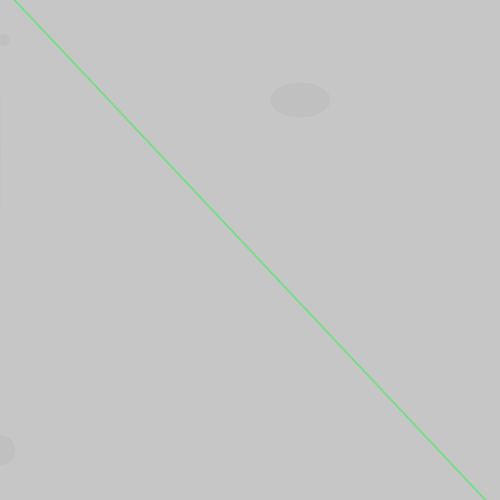
Frame 1 (no input)
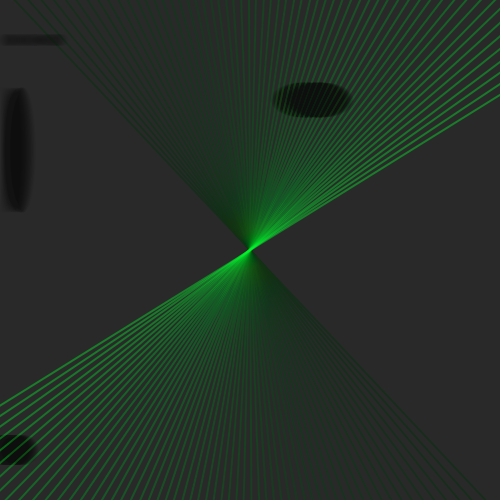
Frame 60 (the mouse pressed at the canvas centre just before this capture)
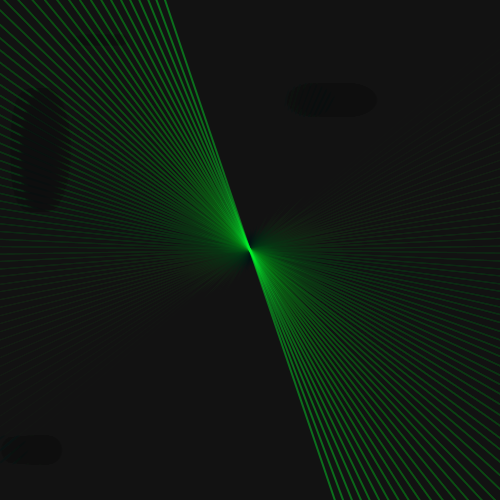
Frame 120 (the mouse held since frame 60 and released just before this capture)

The Processing sketch that drew these frames (run headless with seeded random() and noise(); from frame 60 on, the mouse is pressed at the canvas centre):

// Processing sketch: processing_3531
// ── processing_3531.pde

/*"The Radar"
por Bernardo Silva Cartilef. 
*/ 
float x = 0;//variabe a utilizar.
float a = 0.0;//tiempo. 
float rSize;//tamaño. 
 
void setup(){ 
  size(500, 500);//tamaño de sketch 
    rSize = width/2 ; // variable para medir(en este caso dividir) el ancho del objeto.  
  smooth();//suavizado. 
  loop();//ciclo.
 
} 
 
 
void draw(){ 

  pelota();//figura en el sketch.
 fill(0,7);//relleno y tranparencia del fondo.
  rect(0,0,width,height);//cuadrado de fondo.
   stroke(#00FF2C,100);//linea,color y su transparencia. 
  strokeWeight(2);// grosor de la linea .
   a += 0.003;// mide la velocidad y la separacion que hay entre las lineas.Incrementa a en 0.003 .
  if(a > TWO_PI) { //si a es mayor a 2 PI. 
    a = 0.0;  
  } 
  translate(width/2, height/2);// ubica la figura en el centro de del sketch .
    rotate(a*10.0);//variable que permite que gire el quad en "a,y se multiplique por 7.0" 
     quad(-rSize, -rSize, rSize*2, rSize*2,-rSize, -rSize, rSize*2, rSize*2); //dimensiones del "quad",basadas en el "float rSize".  
} 

void pelota (){
x += 0.4;// que "x" se incremente en uno.
  if (x > width) {//cuando "x" sea mayor que el ancho,retorna a 0.
    x = 1;
  }
noStroke();//no contorno
fill(0,9);//relleno(negro)y tranparencia.
ellipse(x,150,x,height/4);// ovni madre
ellipse((x+1)*2.5,40,12,12);//ovni
ellipse((300+x),100,60,35);//ovni
ellipse((x+0.05),450,30,30);//ovni
}
